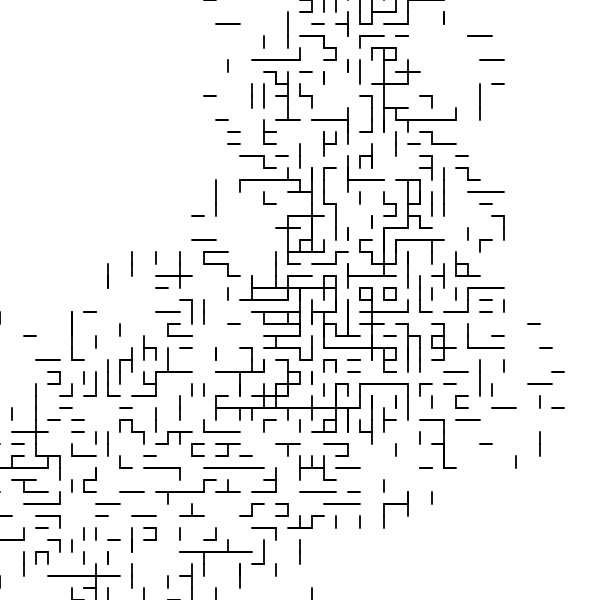
Frame 1 (no input)
Frame 60 (no input): identical to frame 1, image omitted
Frame 120 (the mouse pressed at the canvas centre since frame 60): identical to frame 1, image omitted

The p5.js sketch that drew this single still picture (run headless with seeded random() and noise() and a simulated clock; from frame 60 on, the mouse is pressed at the canvas centre):

// p5.js sketch
// ── sketch.js

// Point = P, Rectangle = R, line = F, Line*4 = D
// You can play around with length, angle, strokeweight, colors,...

let premise = 'FA';
  let rules = {
    F: 'FffA-ffFffAF',
    A: 'Fff-ffF+AffFFA',
  }
let bigRule;


let length = 40;
let angle = 90;

function setup() {
  createCanvas(600, 600);
  angleMode(DEGREES);
  bigRule = resolveRules(premise, rules, 3);
  print(bigRule);
  
}

function draw() {
  background('white');
  stroke('black');
  strokeWeight(6);
  //noFill();
  translate(width / 2, height / 2);
  rotate(-90);
  scale(0.3);

  drawShape(bigRule);
   // angle += 1;
  // length += 0.1;
}

function resolveRules(startRule, rules, depth) {
  let endRule = '';
  for (let currentLetter of startRule) {
    if (currentLetter in rules) {
      endRule += rules[currentLetter];
    } else {
      endRule += currentLetter;
    }
  }
  if (depth >= 1) {
    endRule = resolveRules(endRule, rules, depth - 1);
  }
  return endRule;
}


function drawShape(rule)  {
  for (let c of rule) {
    if (c === 'F') {
      line(0, 0, length, 0);
      translate(length, 0);
    } else if (c === 'R') {
      rect(0, 0, length, length);
      translate(length, 0);
    } else if (c === 'P') {
      point(0, 0);
      translate(length/2, 0);
    } else if (c === 'D') {
      line(0, 0, length * 4, 0);
      translate(length*4, 0);
    } else if (c === 'f') {
      translate(0, length, 0);
    } else if (c === '+') {
      rotate(angle);
    } else if (c === '-') {
      rotate(-angle);
    } else if (c === '[') {
      push();
    } else if (c === ']') {
      pop();
    } else if (c === '>') {
      scale(1.2);
    } else if (c === '<') {
      scale(0.8);
   
    }
  }
}
